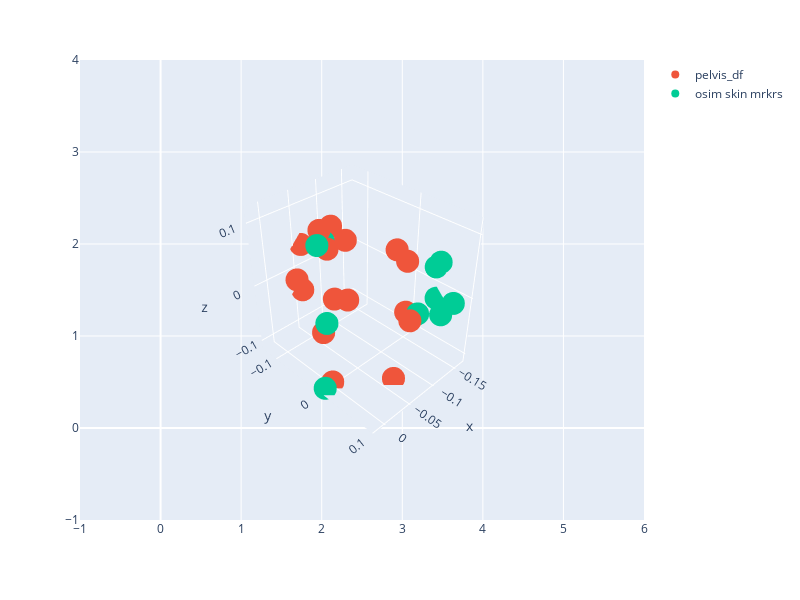

Source (notebook cell):
### Code cell
import plotly.express as px
import plotly.graph_objects as go
fig = px.scatter(width = 800, height = 600)
fig.add_trace(go.Scatter3d(x = pelvis_df['x'], y = pelvis_df['y'], z=pelvis_df['z'], mode = 'markers', name = 'pelvis_df'))
fig.add_trace(go.Scatter3d(x = mrkrs_pelvis['x'],  
                           y = mrkrs_pelvis['y'], 
                           z = mrkrs_pelvis['z'], mode = 'markers', name = 'osim skin mrkrs'))
fig.update_scenes(aspectmode="data" )
camera = dict(
    up=dict(x=0, y=0, z=1),
    center=dict(x=0, y=0, z=0),
    eye=dict(x=2, y=2, z=2)
)
fig.update_layout(scene_camera=camera)
fig.show()

### Figure 1 — Plotly figure (JSON) as saved in the notebook; plotly's stock layout.template omitted (floating-point values rounded to 4 significant figures)
{"data": [{"hovertemplate": "<extra></extra>", "legendgroup": "", "marker": {"color": "#636efa", "symbol": "circle"}, "mode": "markers", "name": "", "orientation": "v", "showlegend": false, "type": "scatter", "xaxis": "x", "yaxis": "y"}, {"mode": "markers", "name": "pelvis_df", "type": "scatter3d", "x": [1.914e-09, -1.914e-09, -0.1295, -0.128, -0.03032, -0.06335, -0.06541, -0.09611, -0.09607, -0.1, -0.09709, -0.05925, -0.05633, -0.04935, -0.04581, -0.07623], "y": [1.914e-09, -1.914e-09, 0.01857, 0.01822, -0.1035, 0.05435, 0.05583, -0.07123, -0.0686, -0.1061, -0.1, -0.1266, -0.1259, -0.07197, -0.06915, 0.07016], "z": [-0.1086, 0.1086, -0.0453, 0.04271, 0.0005266, 0.1038, -0.1083, 0.05198, -0.05128, 0.05956, -0.06628, 0.03744, -0.04104, 0.08606, -0.08619, -0.002477]}, {"mode": "markers", "name": "osim skin mrkrs", "type": "scatter3d", "x": [0.01161, -0.1545, -0.1521, 0.01606, -0.1341, -0.1656, -0.1642, -0.09202, -0.05143, -0.05143], "y": [-0.004318, 0.05472, 0.06443, 0.002234, 0.09515, 0.03939, 0.0452, 0.06968, -0.0671, -0.0671], "z": [0.1166, 0.04567, -0.0373, -0.108, 0.008382, 0.02596, -0.02432, 0, -0.0706, 0.0706]}], "layout": {"height": 600, "legend": {"tracegroupgap": 0}, "margin": {"t": 60}, "scene": {"aspectmode": "data", "camera": {"center": {"x": 0, "y": 0, "z": 0}, "eye": {"x": 2, "y": 2, "z": 2}, "up": {"x": 0, "y": 0, "z": 1}}}, "width": 800, "xaxis": {"anchor": "y", "domain": [0, 1]}, "yaxis": {"anchor": "x", "domain": [0, 1]}}}
